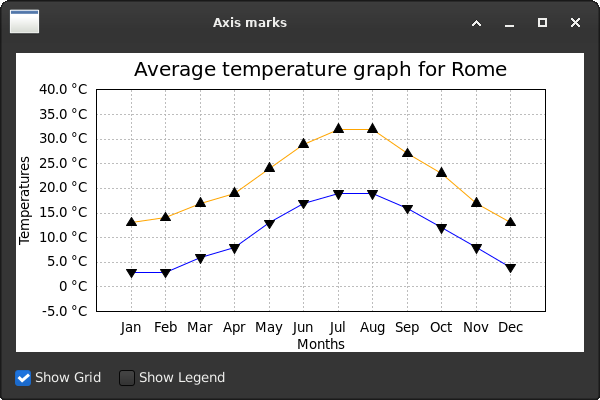

Generate this figure with Python:
# plot_temperatures.py
# -*- coding: utf-8 -*-

"""
Average temperature plot for a configurable city.

History:
    2010-09-22  Giuseppe Costanzi   Original version (wxPython classic, Rome data),
                            posted on the wxpython-users Google group, based on
                            Mike Driscoll's wxPython pyplot tutorial.
    2020-10-21  Ecco        Ported to wxPython Phoenix (wx 4.x), incorporated
                            into the official wxPython wiki.
    2026-05     Refactor    snake_case, externalised data, automatic axis
                            bounds, optional 1-sigma error bars.

Original source:
    https://wiki.wxpython.org/How%20to%20use%20Plot%20-%20Part%202%20%28Phoenix%29
"""

import json
import os
import sys

import wx
import wx.lib.plot as plot

# ---------------------------------------------------------------------------

HERE = os.path.dirname(os.path.abspath(__file__))
DATA_FILE = os.path.join(HERE, "temperatures.json")
ICONS_DIR = os.path.join(HERE, "icons")

# ---------------------------------------------------------------------------


def load_data(path):
    """Load plot data from a JSON file. Return dict on success, None on error."""

    try:
        with open(path, "r", encoding="utf-8") as fh:
            return json.load(fh)
    except (OSError, json.JSONDecodeError) as err:
        sys.stderr.write("cannot read %s: %s\n" % (path, err))
        return None


# ---------------------------------------------------------------------------

class TemperaturePlot(plot.PlotCanvas):
    """Plot canvas with month names on X axis and Celsius on Y axis."""

    def __init__(self, parent, data):
        plot.PlotCanvas.__init__(self, parent)
        self._data = data
        self._months = data["months"]

    def draw_graph(self):
        """Build and draw the temperature graph from the loaded data."""

        graphics = []

        for info in self._data["series"]:
            points = list(enumerate(info["values"], start=1))

            line = plot.PolyLine(points,
                                 legend=info["legend"],
                                 colour=info["colour"],
                                 width=1)
            marker = plot.PolyMarker(points, marker=info["marker"])

            graphics.append(line)
            graphics.append(marker)

            # Draw 1-sigma error bars if stddev data is present.
            stddevs = info.get("stddev")
            if stddevs is not None:
                for i in range(len(points)):
                    x, value = points[i]
                    sigma = stddevs[i]
                    if value is None or sigma is None:
                        continue
                    bar = plot.PolyLine([(x, value - sigma), (x, value + sigma)],
                                        colour=info["colour"], width=1)
                    graphics.append(bar)

        gc = plot.PlotGraphics(graphics,
                               self._data["title"],
                               self._data["labels"]["x"],
                               self._data["labels"]["y"])

        x_range, y_range = self._calculate_bounds()
        self.Draw(gc, xAxis=x_range, yAxis=y_range)

    def _calculate_bounds(self):
        """Return (x_range, y_range), expanding for error bars when present."""

        all_extremes = []
        for info in self._data["series"]:
            stddevs = info.get("stddev")
            for i in range(len(info["values"])):
                value = info["values"][i]
                if value is None:
                    continue
                if stddevs is not None and stddevs[i] is not None:
                    all_extremes.append(value - stddevs[i])
                    all_extremes.append(value + stddevs[i])
                else:
                    all_extremes.append(value)

        y_min = min(all_extremes)
        y_max = max(all_extremes)

        # Round to multiples of 5 with one step of padding on each side.
        y_low = int(y_min // 5) * 5 - 5
        y_high = (int(y_max // 5) + 1) * 5 + 5

        months_count = len(self._months) - 1
        return ((0, months_count + 1), (y_low, y_high))

    def _xticks(self, *args):
        """Replace numeric X ticks with month abbreviations."""

        new_ticks = []
        for i, name in enumerate(self._months):
            new_ticks.append((i, name))
        return new_ticks

    def _yticks(self, *args):
        """Append Celsius unit to the default Y tick labels."""

        base_ticks = plot.PlotCanvas._yticks(self, *args)
        new_ticks = []
        for tick in base_ticks:
            value = tick[0]
            new_ticks.append((value, " %s °C" % value))
        return new_ticks


# ---------------------------------------------------------------------------

class MainFrame(wx.Frame):
    def __init__(self, data):
        wx.Frame.__init__(self, None,
                          title="Axis marks",
                          size=(600, 400))
        self.SetMinSize((600, 400))

        panel = wx.Panel(self)
        self.canvas = TemperaturePlot(panel, data)

        toggle_grid = wx.CheckBox(panel, label="Show Grid")
        toggle_grid.SetValue(True)
        toggle_grid.Bind(wx.EVT_CHECKBOX, self._on_toggle_grid)

        toggle_legend = wx.CheckBox(panel, label="Show Legend")
        toggle_legend.SetValue(False)
        toggle_legend.Bind(wx.EVT_CHECKBOX, self._on_toggle_legend)

        main_sizer = wx.BoxSizer(wx.VERTICAL)
        check_sizer = wx.BoxSizer(wx.HORIZONTAL)

        main_sizer.Add(self.canvas, 1, wx.EXPAND | wx.ALL, 10)
        check_sizer.Add(toggle_grid, 0, wx.ALL, 5)
        check_sizer.Add(toggle_legend, 0, wx.ALL, 5)
        main_sizer.Add(check_sizer)
        panel.SetSizer(main_sizer)

        self.canvas.enableGrid = True
        self._set_icon()
        self.canvas.draw_graph()

    def _set_icon(self):
        """Load the frame icon if present, log to stderr otherwise."""

        icon_path = os.path.join(ICONS_DIR, "wxwin.ico")
        if os.path.isfile(icon_path):
            self.SetIcon(wx.Icon(icon_path, type=wx.BITMAP_TYPE_ICO))
        else:
            sys.stderr.write("icon not found: %s\n" % icon_path)

    def _on_toggle_grid(self, event):
        self.canvas.enableGrid = event.IsChecked()

    def _on_toggle_legend(self, event):
        self.canvas.enableLegend = event.IsChecked()


# ---------------------------------------------------------------------------

class App(wx.App):
    def OnInit(self):
        data = load_data(DATA_FILE)
        if data is None:
            return False

        frame = MainFrame(data)
        frame.Show(True)
        self.SetTopWindow(frame)
        return True


# ---------------------------------------------------------------------------

def main():
    app = App(False)
    app.MainLoop()


if __name__ == "__main__":
    main()
